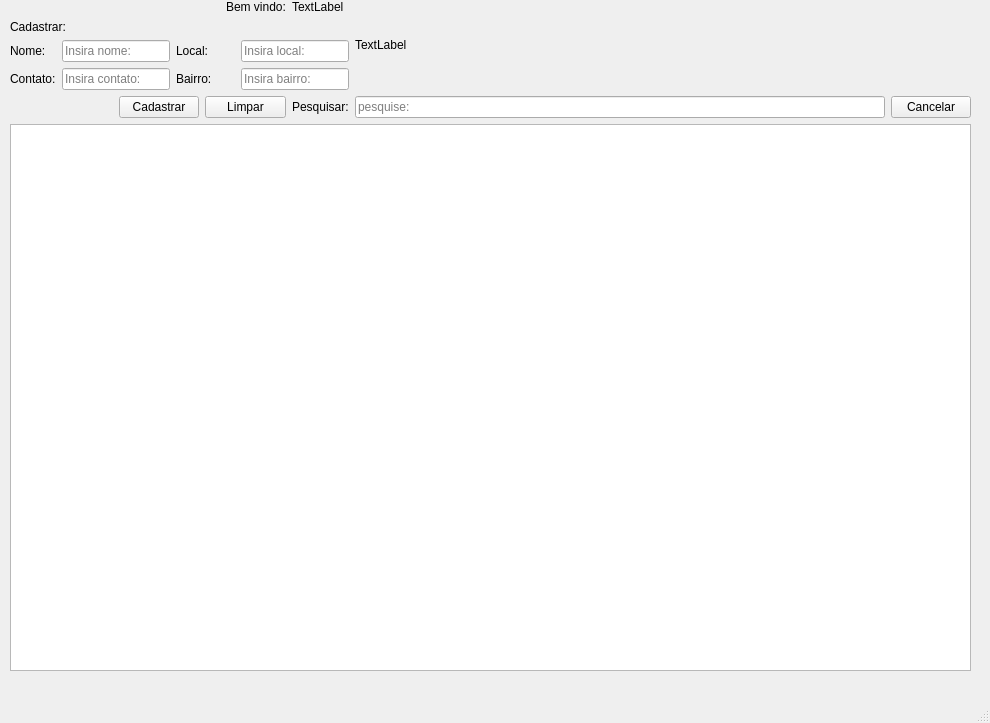
<?xml version="1.0" encoding="UTF-8"?>
<ui version="4.0">
 <class>cadastro</class>
 <widget class="QMainWindow" name="cadastro">
  <property name="windowModality">
   <enum>Qt::ApplicationModal</enum>
  </property>
  <property name="geometry">
   <rect>
    <x>0</x>
    <y>0</y>
    <width>990</width>
    <height>723</height>
   </rect>
  </property>
  <property name="sizePolicy">
   <sizepolicy hsizetype="Expanding" vsizetype="Expanding">
    <horstretch>0</horstretch>
    <verstretch>0</verstretch>
   </sizepolicy>
  </property>
  <property name="windowTitle">
   <string>Cadastro</string>
  </property>
  <widget class="QWidget" name="centralwidget">
   <property name="enabled">
    <bool>true</bool>
   </property>
   <property name="sizePolicy">
    <sizepolicy hsizetype="Expanding" vsizetype="Expanding">
     <horstretch>0</horstretch>
     <verstretch>1</verstretch>
    </sizepolicy>
   </property>
   <widget class="QWidget" name="">
    <property name="geometry">
     <rect>
      <x>10</x>
      <y>0</y>
      <width>961</width>
      <height>671</height>
     </rect>
    </property>
    <layout class="QGridLayout" name="gridLayout">
     <property name="sizeConstraint">
      <enum>QLayout::SetMinimumSize</enum>
     </property>
     <item row="2" column="6" colspan="2">
      <widget class="QLineEdit" name="local_in">
       <property name="placeholderText">
        <string>Insira local:</string>
       </property>
      </widget>
     </item>
     <item row="3" column="6" colspan="2">
      <widget class="QLineEdit" name="bairro_in">
       <property name="placeholderText">
        <string>Insira bairro:</string>
       </property>
      </widget>
     </item>
     <item row="0" column="8" rowspan="4" colspan="2">
      <widget class="QLabel" name="label">
       <property name="sizePolicy">
        <sizepolicy hsizetype="Expanding" vsizetype="Expanding">
         <horstretch>0</horstretch>
         <verstretch>0</verstretch>
        </sizepolicy>
       </property>
       <property name="text">
        <string>TextLabel</string>
       </property>
      </widget>
     </item>
     <item row="3" column="3" colspan="2">
      <widget class="QLabel" name="bairro">
       <property name="text">
        <string>Bairro:</string>
       </property>
      </widget>
     </item>
     <item row="3" column="0">
      <widget class="QLabel" name="contato">
       <property name="text">
        <string>Contato:</string>
       </property>
      </widget>
     </item>
     <item row="4" column="4" colspan="3">
      <widget class="QPushButton" name="limpar">
       <property name="text">
        <string>Limpar</string>
       </property>
      </widget>
     </item>
     <item row="3" column="1" colspan="2">
      <widget class="QLineEdit" name="contato_in">
       <property name="placeholderText">
        <string>Insira contato:</string>
       </property>
      </widget>
     </item>
     <item row="5" column="0" colspan="10">
      <widget class="QTableWidget" name="tableWidget"/>
     </item>
     <item row="1" column="0" colspan="2">
      <widget class="QLabel" name="cadastrars">
       <property name="text">
        <string>Cadastrar:</string>
       </property>
      </widget>
     </item>
     <item row="4" column="7">
      <widget class="QLabel" name="pesquisar">
       <property name="text">
        <string>Pesquisar:</string>
       </property>
      </widget>
     </item>
     <item row="2" column="3" colspan="3">
      <widget class="QLabel" name="local">
       <property name="text">
        <string>Local:</string>
       </property>
      </widget>
     </item>
     <item row="4" column="2" colspan="2">
      <widget class="QPushButton" name="cadastrar">
       <property name="text">
        <string>Cadastrar</string>
       </property>
      </widget>
     </item>
     <item row="2" column="1" colspan="2">
      <widget class="QLineEdit" name="nome_in">
       <property name="placeholderText">
        <string>Insira nome:</string>
       </property>
      </widget>
     </item>
     <item row="4" column="8">
      <widget class="QLineEdit" name="pesquisar_line">
       <property name="sizePolicy">
        <sizepolicy hsizetype="Expanding" vsizetype="Fixed">
         <horstretch>0</horstretch>
         <verstretch>0</verstretch>
        </sizepolicy>
       </property>
       <property name="placeholderText">
        <string>pesquise:</string>
       </property>
      </widget>
     </item>
     <item row="0" column="7">
      <widget class="QLabel" name="pessoa">
       <property name="text">
        <string>TextLabel</string>
       </property>
      </widget>
     </item>
     <item row="4" column="9">
      <widget class="QPushButton" name="cancelar">
       <property name="text">
        <string>Cancelar</string>
       </property>
      </widget>
     </item>
     <item row="2" column="0">
      <widget class="QLabel" name="nome">
       <property name="text">
        <string>Nome:</string>
       </property>
      </widget>
     </item>
     <item row="0" column="5" colspan="2">
      <widget class="QLabel" name="bemvindo">
       <property name="text">
        <string>Bem vindo:</string>
       </property>
      </widget>
     </item>
    </layout>
   </widget>
  </widget>
  <widget class="QMenuBar" name="menubar">
   <property name="geometry">
    <rect>
     <x>0</x>
     <y>0</y>
     <width>990</width>
     <height>21</height>
    </rect>
   </property>
  </widget>
  <widget class="QStatusBar" name="statusbar"/>
 </widget>
 <tabstops>
  <tabstop>nome_in</tabstop>
  <tabstop>limpar</tabstop>
  <tabstop>local_in</tabstop>
  <tabstop>contato_in</tabstop>
  <tabstop>tableWidget</tabstop>
  <tabstop>bairro_in</tabstop>
  <tabstop>cadastrar</tabstop>
  <tabstop>pesquisar_line</tabstop>
  <tabstop>cancelar</tabstop>
 </tabstops>
 <resources/>
 <connections/>
</ui>
